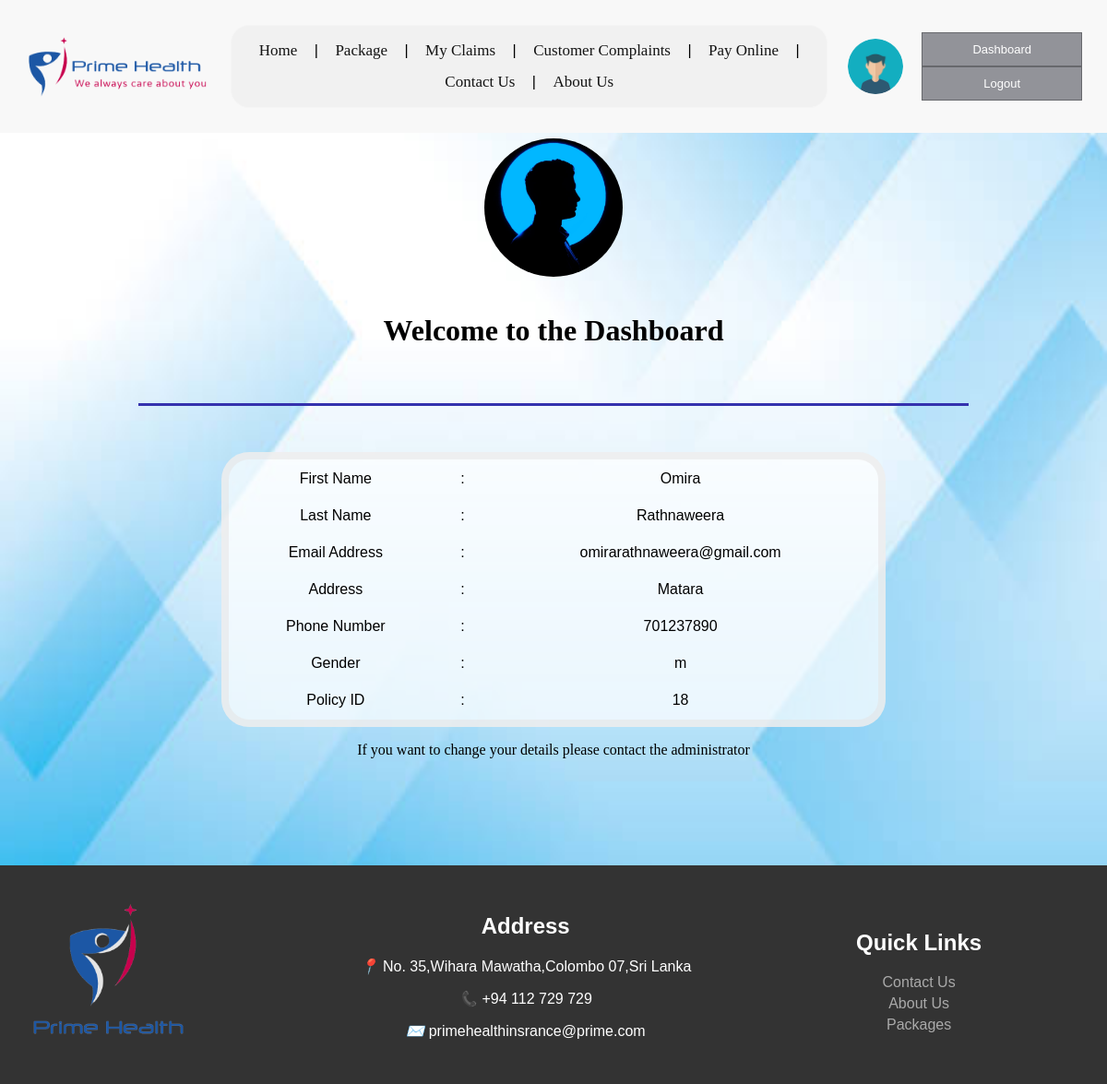
/Dashboard.php (signed in), run on the app's committed database.
### tables this page shows
CREATE TABLE `users` (
  `id` int(11) NOT NULL,
  `first_name` varchar(50) NOT NULL,
  `last_name` varchar(50) NOT NULL,
  `email` varchar(75) NOT NULL,
  `address` text NOT NULL,
  `phone_number` bigint(10) NOT NULL,
  `gender` enum('m','f') NOT NULL,
  `password` varchar(20) NOT NULL
);

### Dashboard.php (the view, shortened to what this page needs)
<!DOCTYPE html>
<html lang="en">
<head>
    <link rel="stylesheet" href="css/Header.css" type="text/css">
    <link rel="stylesheet" href="css/footer.css" type="text/css">
    <link rel="stylesheet" href="css/dashboard.css" type="text/css">
</head>
<body style="margin:0;">
<?php
    include("php/header.php");
?>
<div class="dashbody">
    <?php
        include("con_db.php");
        $email = $_SESSION['email'];
        $query = "SELECT * FROM users WHERE email = '$email'";
        $result = mysqli_query($con, $query);
        if (mysqli_num_rows($result) > 0) {
            $row = mysqli_fetch_assoc($result);
    ?>
    <img src="logo/dashboard.jpg" alt="Dashboard Logo" class="dashboard-logo">
    <h1>Welcome to the Dashboard</h1>
    <hr>
    <table style="text-align:center;" class="dashtable">
        <tr>
            <td>First Name</td>
            <td>:</td>
            <td><?php echo $row['first_name']; ?></td>
        </tr>
        <tr>
            <td>Last Name</td>
            <td>:</td>
            <td><?php echo $row['last_name']; ?></td>
        </tr>
        <tr>
            <td>Email Address</td>
            <td>:</td>
            <td><?php echo $row['email']; ?></td>
        </tr>
        <tr>
            <td>Address</td>
            <td>:</td>
            <td><?php echo $row['address']; ?></td>
        </tr>
        <tr>
            <td>Phone Number</td>
            <td>:</td>
            <td><?php echo $row['phone_number']; ?></td>
        </tr>
        <tr>
            <td>Gender</td>
            <td>:</td>
            <td><?php echo $row['gender']; ?></td>
        </tr>
        <tr>
            <td>Policy ID</td>
            <td>:</td>
            <td><?php echo $row['id']; ?></td>
        </tr>
    </table>
    <p> If you want to change your details please contact the administrator </p>
    <?php
        } else {
            echo "No user found.";
        }
    ?>
</div>
<?php
    include("php/footer.php");
?>
</body>
</html>

### css/footer.css (style rules this page uses)
table { width: 100%; }

### css/dashboard.css (style rules this page uses)
.dashbody { display: flex; align-items: center; justify-content: center; flex-direction: column; margin-top: 150px; }
h1 { margin-top: 40px; margin-bottom: 40px; text-align: center; }
hr { width: 75%; height:3px; background-color:rgb(52, 50, 174); border-width: 0; margin-top: 20px; margin-bottom: 20px; }
.dashtable { margin-top: 30px; width: 60%; border-radius: 30px; border: 8px solid rgba(228, 225, 225, 0.514); background-color: rgba(255, 255, 255, 0.71); }
th, td { padding: 10px; font-family:Verdana, Geneva, Tahoma, sans-serif; }
.dashboard-logo { float: left; width: 150px; height: 150px; object-fit: cover; border-radius: 50%; }

### Dashboard.php (style rules this page uses)
body { background-image: url('img/dashboardbg.jpg'); background-repeat: no-repeat; background-attachment: fixed; background-size: 100% 100%; margin: 0; }

### data on the page
users: first_name "Omira", last_name "Rathnaweera", email "omirarathnaweera@gmail.com", address "Matara", phone_number "701237890", gender "m", id "18"
